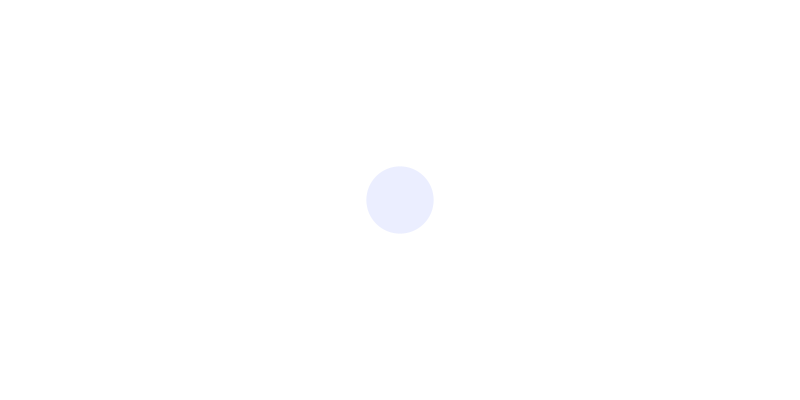
Frame 1 (no input)
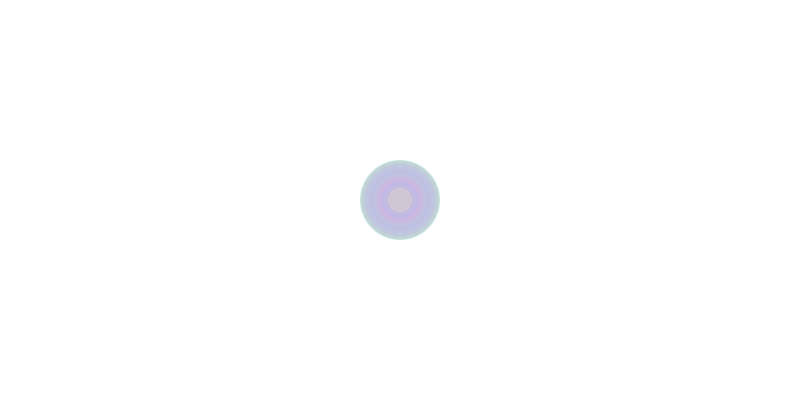
Frame 60 (the mouse pressed at the canvas centre just before this capture)
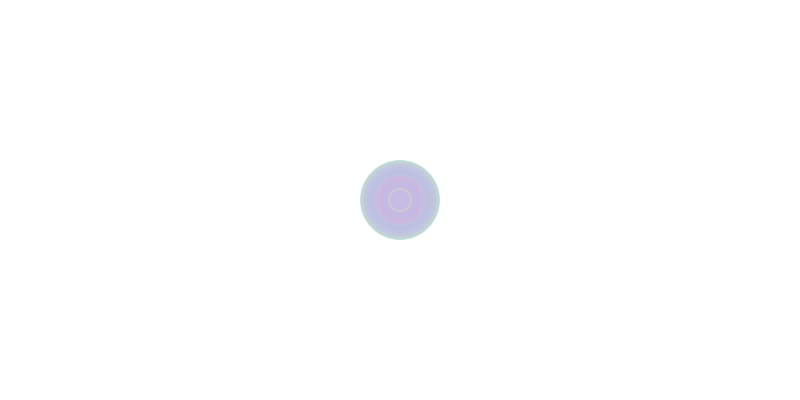
Frame 120 (the mouse held since frame 60 and released just before this capture)

The Processing sketch that drew these frames (run headless with seeded random() and noise(); from frame 60 on, the mouse is pressed at the canvas centre):

// Processing sketch: processing_138591
// ── processing_138591.pde

int counter;

void setup() {  //setup function called initially, only once
  size(800, 400);
  background(255);  //set background white
  colorMode(HSB);   //set colors to Hue, Saturation, Brightness mode
  counter = 0;
}

void draw() {  //draw function loops 
  counter++;
  noStroke();
  fill(random(255),100,255,50);
  
  if(mousePressed == true) { //add some interaction
    ellipse(mouseX, mouseY, 20, 20);
  }
  else {
    ellipse(width/2, height/2, 80*sin(counter), 80*sin(counter));
  }
}
